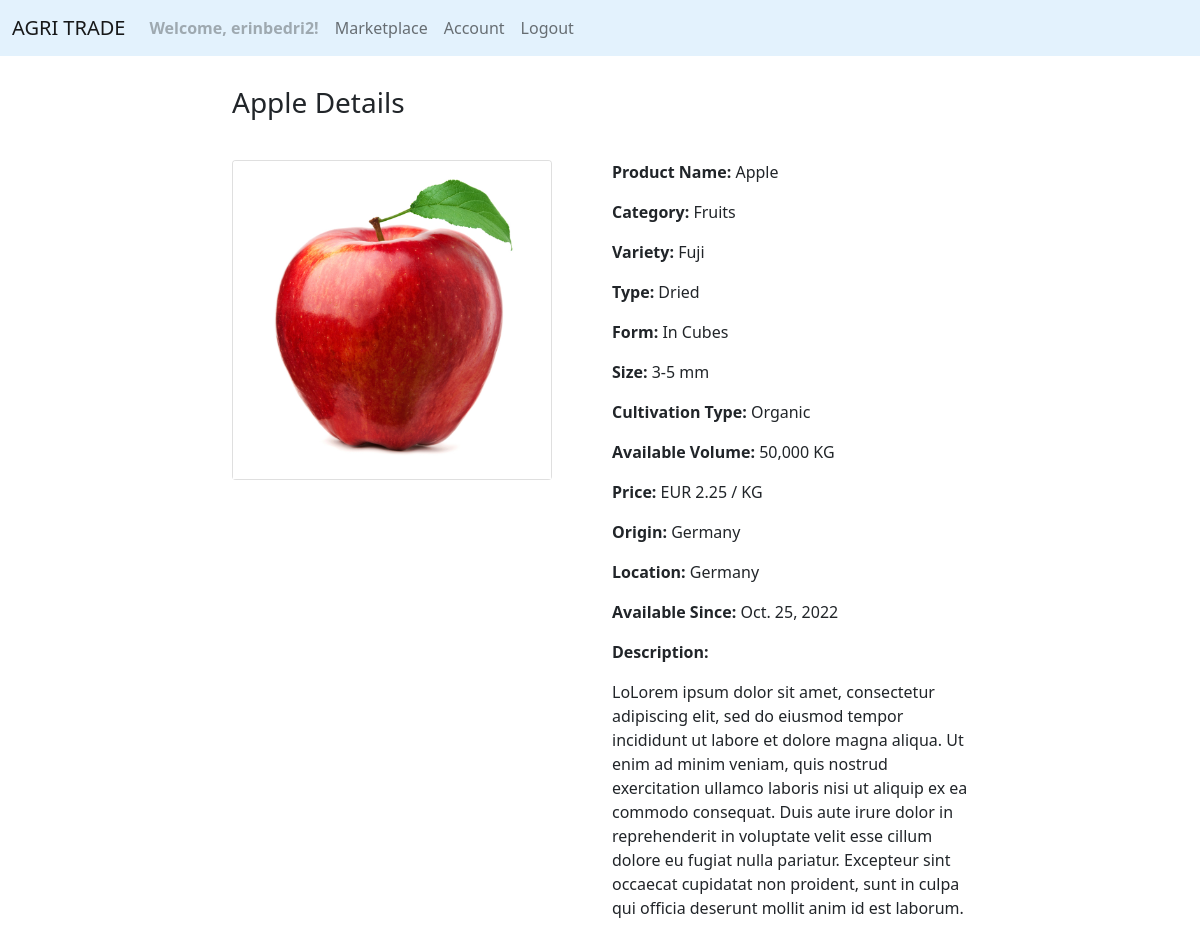
/marketplace/product-details/1 (signed in), run on the app's committed database.
### agri_trade/marketplace/models.py (models this page shows, shortened)
class Product(models.Model):
    PRODUCT_CATEGORY = [
        ('Cereals', 'Cereals'),
        ('Pulses', 'Pulses'),
        ('Nuts', 'Nuts'),
        ('Oilseeds', 'Oilseeds'),
        ('Sugar and starch', 'Sugar and starch'),
        ('Fiber Crops', 'Fiber Crops'),
        ('Beverages', 'Beverages'),
        ('Narcotics', 'Narcotics'),
        ('Spices', 'Spices'),
        ('Forages', 'Forages'),
        ('Vegetables', 'Vegetables'),
        ('Fruits', 'Fruits'),
    ]
    PRODUCT_TYPE_MAX_LEN = max([len(product_type[1]) for product_type in PRODUCT_CATEGORY])
    CULTIVATION_TYPES = [
        ('Organic', 'Organic'),
        ('Conventional', 'Conventional'),
        ('In Conversion', 'In Conversion'),
    ]
    CULTIVATION_TYPE_MAX_LEN = max([len(cultivation_type[1]) for cultivation_type in CULTIVATION_TYPES])
    owner = models.ForeignKey(
        UserModel,
        on_delete=CASCADE)
    name = models.CharField(
        max_length=20,
    )
    category = models.CharField(
        max_length=PRODUCT_TYPE_MAX_LEN,
        choices=PRODUCT_CATEGORY,
    )
    variety = models.CharField(
        max_length=25,
        blank=True,
        null=True,
    )
    type = models.CharField(
        max_length=25,
        blank=True,
        null=True,
    )
    form = models.CharField(
        max_length=25,
        blank=True,
        null=True,
    )
    size = models.CharField(
        max_length=25,
        blank=True,
        null=True,
    )
    cultivation_type = models.CharField(
        max_length=CULTIVATION_TYPE_MAX_LEN,
        choices=CULTIVATION_TYPES,
    )
    available_volume = models.IntegerField(
        validators=[
            MinValueValidator(0),
            MaxValueValidator(1000000),
        ]
    )
    price = models.FloatField(
        validators=[
            MinValueValidator(0),
        ]
    )
    description = models.TextField(
        max_length=500,
        blank=True,
        null=True,
    )
    origin = models.CharField(
        max_length=50,
    )
    location = models.CharField(
        max_length=50,
    )
    image = models.ImageField(
        null=True,
        blank=True,
        upload_to='produces',
        validators=(
            file_size,
        )
    )
    created_on = models.DateTimeField(
        auto_now_add=True
    )
    edited_on = models.DateTimeField(
        auto_now=True
    )

### agri_trade/marketplace/views.py (the view)
# urls.py: path('product-details/<int:pk>', views.product_details, name='product details'),
@login_required
def product_details(request, pk):
    product = get_object_or_404(Product, pk=pk)
    context = {
        'product': product,
    }
    return render(request, 'marketplace/product_details.html', context)

### agri_trade/marketplace/templates/marketplace/product_details.html
{% extends 'web/base.html' %}
{% load humanize %}
{% block content %}
    <div class="container" style="margin-top: 30px">
        <div class="row justify-content-md-center">
            <div class="col-md-8">
                <h3>{{ product.name }} Details</h3>
                <div class="row" style="margin-top: 10px">
                    <div class="col">
                        <div class="card" style="width: 20rem; margin-top: 30px">
                            <img src="{{ product.image.url }}" class="card-img-top" alt="...">
                        </div>
                    </div>
                    <div class="col">
                        <div style="margin-top: 30px">
                            <p><b>Product Name: </b>{{ product.name }}</p>
                            <p><b>Category: </b>{{ product.category }}</p>
                            <p><b>Variety: </b>{{ product.variety }}</p>
                            <p><b>Type: </b>{{ product.type }}</p>
                            <p><b>Form: </b>{{ product.form }}</p>
                            <p><b>Size: </b>{{ product.size }}</p>
                            <p><b>Cultivation Type: </b>{{ product.cultivation_type }}</p>
                            <p><b>Available Volume: </b>{{ product.available_volume|intcomma }} KG</p>
                            <p><b>Price: </b>EUR {{ product.price|floatformat:2 }} / KG</p>
                            <p><b>Origin: </b>{{ product.origin }}</p>
                            <p><b>Location: </b>{{ product.location }}</p>
                            <p><b>Available Since: </b>{{ product.created_on|date }}</p>
                            <p><b>Description: </b>{{ product.description|linebreaks }}</p>
                        </div>
                    </div>
                </div>
            </div>
        </div>
    </div>
{% endblock %}

### agri_trade/web/templates/web/base.html (shortened to what this page needs)
<!doctype html>
<html lang="en">
<head>
    <link href="https://cdn.jsdelivr.net/npm/bootstrap@5.0.2/dist/css/bootstrap.min.css" rel="stylesheet"
>
</head>
<body>
{% include 'web/navigation.html' %}
{% block content %}{% endblock %}
</body>
</html>

### agri_trade/web/templates/web/navigation.html (shortened to what this page needs)
<nav class="navbar navbar-expand-lg navbar-light" style="background-color: #e3f2fd;">
    <div class="container-fluid">
        <a class="navbar-brand" href="{% url 'web:homepage' %}">AGRI TRADE</a>
        <div class="collapse navbar-collapse" id="navbarNavDropdown">
            <ul class="navbar-nav">
                {% if request.user.is_authenticated %}
                    <li class="nav-item">
                        <b><a class="nav-link disabled" href="#">Welcome, {{ request.user.username }}!</a></b>
                    </li>
                    <li class="nav-item">
                        <a class="nav-link" href="{% url 'marketplace:marketplace' %}">Marketplace</a>
                    </li>
                    <li class="nav-item">
                        <a class="nav-link" href="{% url 'accounts:account' %}">Account</a>
                    </li>
                    <li class="nav-item">
                        <a class="nav-link" href="{% url 'accounts:logout' %}">Logout</a>
                    </li>
                {% endif %}
            </ul>
        </div>
    </div>
</nav>

### data on the page
Product: name "Apple", image (picture), category "Fruits", variety "Fuji", type "Dried", form "In Cubes", size "3-5 mm", cultivation_type "Organic", available_volume "50,000", price "2.25", origin "Germany", location "Germany", created_on "Oct. 25, 2022", description "LoLorem ipsum dolor sit amet, consectetur adipiscing elit, sed do eiusmod tempor incididunt ut labore et dolore magna aliqua. Ut enim ad minim veniam, quis nostrud exercitation ullamco laboris nisi ut aliquip ex ea commodo consequat. Duis aute irure dolor in reprehenderit in voluptate velit esse cillum dolore eu fugiat nulla pariatur. Excepteur sint occaecat cupidatat non proident, sunt in culpa qui officia deserunt mollit anim id est laborum."

### other printed values
{{ request.user.username }} "erinbedri2"
